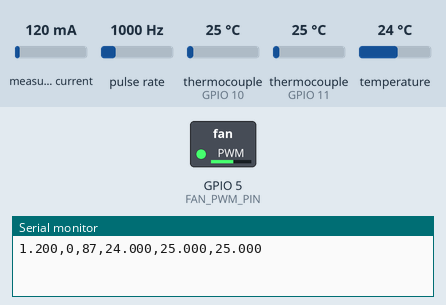
Simulated run of this program. Board: ESP32-S3. On the bench: switched loads named in the program (green lamp = pin HIGH), the last lines printed to the serial monitor. Wiring (inferred from the names in the program): pulse sensor: data GPIO 6. Inputs (shaded band) come from the test bench; at power-on: pulse rate 1000 Hz, measured current 120 mA, thermocouple (sensors on GPIO 10, GPIO 11) 25 °C, temperature 24 °C.

Above: at 1.76 s.
1.8 s: pulse rate (sensor on GPIO 6) set to 212 Hz
At 3.5 s:
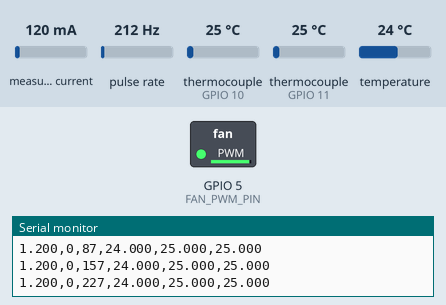
5.3 s: pulse rate (sensor on GPIO 6) set to 177 Hz
At 7.1 s:
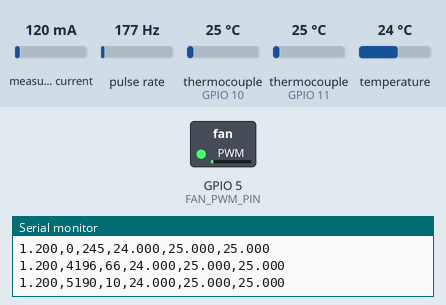
8.8 s: pulse rate (sensor on GPIO 6) set to 50 Hz
At 9.07 s:
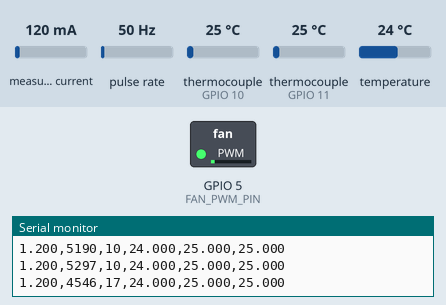
Timing chart, 0 to 17.8 s (numbered marks = the images above; inputs shaded):
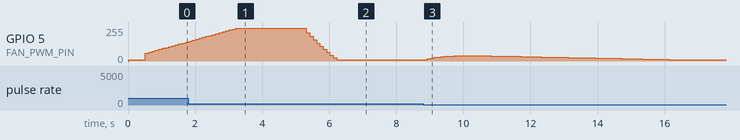

The program:

main.cpp
```cpp
/**
 * TEC Test Bench — MASTER FIRMWARE (PID Control + Multi-Sensor Data)
 * Target   : ESP32-S3-N16R8 (DevKitC-1)
 * Protocol : RX <- Target RPM (e.g., "2000\n")
 *            TX -> Current_A, Fan_RPM, PWM_Duty, Tamb_C, Thot_C, Tcold_C
 *
 * Requires arduino-esp32 v2.x (espressif32 ~6.5.0)
 */

#include <Arduino.h>
#include <Wire.h>
#include <SPI.h>
#include "Adafruit_MAX31855.h"
#include "max6675.h"
#include "INA226.h"
#include <OneWire.h>
#include <DallasTemperature.h>

// ============================================================
// PIN DEFINITIONS
// ============================================================
#define MAX31855_CLK   7
#define MAX31855_CS    11
#define MAX31855_MISO  14

#define MAX6675_CLK    12
#define MAX6675_CS     10
#define MAX6675_MISO   13

#define I2C_SDA        8
#define I2C_SCL        9
#define ONE_WIRE_BUS   4
#define FAN_PWM_PIN    5
#define FAN_TACH_PIN   6

// ============================================================
// CONSTANTS
// ============================================================
static constexpr float    SHUNT_OHMS     = 0.01f;
static constexpr uint8_t  TACH_PPR       = 2;
static constexpr float    FAULT_SENTINEL = -999.0f;

// Fan PWM Settings
static constexpr uint32_t PWM_FREQ       = 25000;
static constexpr uint8_t  PWM_RESOLUTION = 8;
static constexpr float    MAX_SAFE_PWM   = 245.0f;
static constexpr float    MIN_SPIN_PWM   = 10.0f;
static constexpr float    MIN_RPM        = 1400.0f;

// ============================================================
// CONTROL VARIABLES
// ============================================================
float targetRPM   = MIN_RPM;
float measuredRPM = 0.0f;
float currentPWM  = MIN_SPIN_PWM;
float prevError   = 0.0f;

// PID Tuning
static constexpr float Kp = 0.030f;
static constexpr float Ki = 0.005f;

// Timing
unsigned long lastControlMillis   = 0;
unsigned long lastTelemetryMillis = 0;
unsigned long lastSensorMillis    = 0;

static constexpr uint32_t TELEMETRY_MS = 1000;
static constexpr uint32_t SENSOR_MS    = 250;

// Oversampling Accumulators
float   sum_Thot   = 0.0f;
float   sum_Tcold  = 0.0f;
uint8_t valid_hot  = 0;
uint8_t valid_cold = 0;

// ============================================================
// PERIPHERALS
// ============================================================
Adafruit_MAX31855 max31855(MAX31855_CLK, MAX31855_CS, MAX31855_MISO);
MAX6675           max6675 (MAX6675_CLK,  MAX6675_CS,  MAX6675_MISO);
INA226            ina(0x40);
OneWire           oneWire(ONE_WIRE_BUS);
DallasTemperature ambientSensor(&oneWire);

bool ina_ok = false;

// ============================================================
// TACHOMETER — MEDIAN FILTER (ISR-driven)
// ============================================================
#define FILTER_SIZE 5
volatile uint32_t periodHistory[FILTER_SIZE] = {0, 0, 0, 0, 0};
volatile uint8_t  filterIdx    = 0;
volatile uint32_t lastPulse_us = 0;

void IRAM_ATTR tachISR() {
    uint32_t now     = micros();
    uint32_t elapsed = now - lastPulse_us;

    if (elapsed > 3000) {
        periodHistory[filterIdx] = elapsed;
        filterIdx = (filterIdx + 1) % FILTER_SIZE;
        lastPulse_us = now;
    }
}

// ============================================================
// SETUP
// ============================================================
void setup() {
    Serial.begin(115200);
    Wire.begin(I2C_SDA, I2C_SCL);

    ina_ok = ina.begin();

    ambientSensor.begin();
    ambientSensor.setWaitForConversion(false);
    ambientSensor.requestTemperatures();

    ledcSetup(0, PWM_FREQ, PWM_RESOLUTION);
    ledcAttachPin(FAN_PWM_PIN, 0);
    ledcWrite(0, (uint32_t)currentPWM);

    pinMode(FAN_TACH_PIN, INPUT_PULLUP);
    attachInterrupt(digitalPinToInterrupt(FAN_TACH_PIN), tachISR, FALLING);

    delay(500);
}

// ============================================================
// LOOP
// ============================================================
void loop() {
    unsigned long now = millis();

    // 1. RECEIVE TARGET RPM
    if (Serial.available() > 0) {
        String cmd = Serial.readStringUntil('\n');
        cmd.trim();
        if (cmd.length() > 0 && isDigit(cmd.charAt(0))) {
            float newTarget = cmd.toFloat();
            if (newTarget < MIN_RPM)  newTarget = MIN_RPM;
            if (newTarget > 4000.0f)  newTarget = 4000.0f;
            targetRPM = newTarget;
        }
    }

    // 2. CONTROL LOOP — every 100 ms
    if (now - lastControlMillis >= 100) {
        lastControlMillis = now;

        // A. Copy tachometer history atomically
        uint32_t historyCopy[FILTER_SIZE];
        uint32_t age;

        noInterrupts();
        for (int i = 0; i < FILTER_SIZE; i++) {
            historyCopy[i] = periodHistory[i];
        }
        age = micros() - lastPulse_us;
        interrupts();

        // B. Compute median-filtered RPM
        if (age > 500000) {
            // No pulse for 500 ms → fan has stopped
            measuredRPM = 0;
        } else {
            // Bubble-sort 5-element history, pick median at index 2
            for (int i = 0; i < FILTER_SIZE - 1; i++) {
                for (int j = 0; j < FILTER_SIZE - i - 1; j++) {
                    if (historyCopy[j] > historyCopy[j + 1]) {
                        uint32_t t         = historyCopy[j];
                        historyCopy[j]     = historyCopy[j + 1];
                        historyCopy[j + 1] = t;
                    }
                }
            }
            uint32_t medianPeriod = historyCopy[2];
            if (medianPeriod > 0) {
                float rawRPM = 60000000.0f / (medianPeriod * TACH_PPR);
                if (rawRPM < 6000.0f) {
                    measuredRPM = 0.2f * rawRPM + 0.8f * measuredRPM;
                }
            }
        }

        // C. PI controller
        float error = targetRPM - measuredRPM;
        currentPWM += (Kp * (error - prevError)) + (Ki * error);
        prevError = error;

        currentPWM = constrain(currentPWM, MIN_SPIN_PWM, MAX_SAFE_PWM);
        ledcWrite(0, (uint32_t)currentPWM);
    }

    // 3. SENSOR OVERSAMPLING — every 250 ms
    if (now - lastSensorMillis >= SENSOR_MS) {
        lastSensorMillis = now;

        float raw_t_hot  = max6675.readCelsius();
        float raw_t_cold = max31855.readCelsius();

        if (!isnan(raw_t_hot) && raw_t_hot > 0.0f && raw_t_hot <= 400.0f) {
            sum_Thot += raw_t_hot;
            valid_hot++;
        }
        if (!isnan(raw_t_cold)) {
            sum_Tcold += raw_t_cold;
            valid_cold++;
        }
    }

    // 4. TELEMETRY TRANSMIT — every 1000 ms
    if (now - lastTelemetryMillis >= TELEMETRY_MS) {
        lastTelemetryMillis = now;

        float t_amb = ambientSensor.getTempCByIndex(0);
        ambientSensor.requestTemperatures();
        if (t_amb == DEVICE_DISCONNECTED_C) t_amb = FAULT_SENTINEL;

        float t_hot  = (valid_hot  == 0) ? FAULT_SENTINEL : (sum_Thot  / valid_hot);
        float t_cold = (valid_cold == 0) ? FAULT_SENTINEL : (sum_Tcold / valid_cold);

        sum_Thot   = 0.0f;
        sum_Tcold  = 0.0f;
        valid_hot  = 0;
        valid_cold = 0;

        float current_A = ina_ok ? (ina.getShuntVoltage() / SHUNT_OHMS) : FAULT_SENTINEL;

        // CSV: current_A, Fan_RPM, PWM_Duty, Tamb_C, Thot_C, Tcold_C
        Serial.print(current_A,   3); Serial.print(',');
        Serial.print(measuredRPM, 0); Serial.print(',');
        Serial.print(currentPWM,  0); Serial.print(',');
        Serial.print(t_amb,       3); Serial.print(',');
        Serial.print(t_hot,       3); Serial.print(',');
        Serial.println(t_cold,    3);
    }
}
```

Measured:
- the behaviour switches between 200 and 199 Hz on pulse rate (sensor on GPIO 6) (found by bisection; images 1 and 2)
- after the input at 5.3 s, GPIO 5 (FAN_PWM_PIN): moves from 244/255 to 10/255 over 0.90 s, starting at once
- after the input at 8.8 s, GPIO 5 (FAN_PWM_PIN): rises from 10/255 to 39/255 in 0.90 s, then falls to 10/255 in 6.5 s
